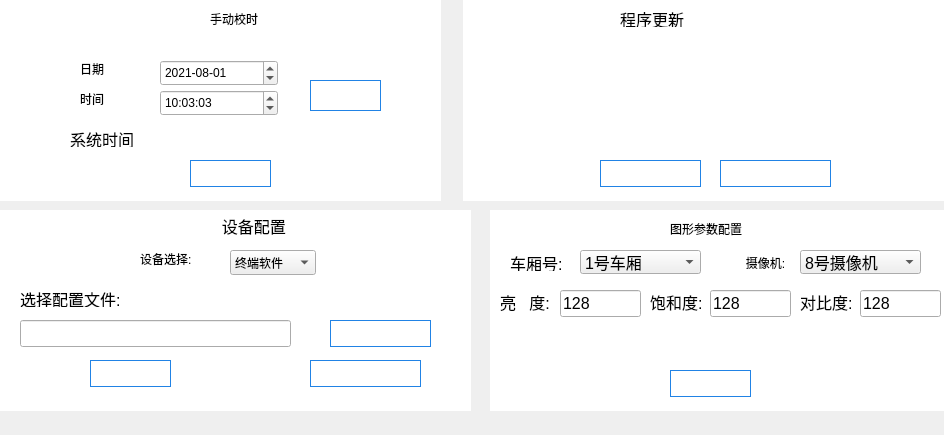
<?xml version="1.0" encoding="UTF-8"?>
<ui version="4.0">
 <class>usermanageconfig</class>
 <widget class="QWidget" name="usermanageconfig">
  <property name="geometry">
   <rect>
    <x>0</x>
    <y>0</y>
    <width>944</width>
    <height>435</height>
   </rect>
  </property>
  <property name="windowTitle">
   <string>Form</string>
  </property>
  <widget class="QLabel" name="label_15">
   <property name="geometry">
    <rect>
     <x>670</x>
     <y>220</y>
     <width>101</width>
     <height>17</height>
    </rect>
   </property>
   <property name="text">
    <string>图形参数配置</string>
   </property>
  </widget>
  <widget class="QLabel" name="updateStatusLabel">
   <property name="geometry">
    <rect>
     <x>620</x>
     <y>10</y>
     <width>71</width>
     <height>17</height>
    </rect>
   </property>
   <property name="font">
    <font>
     <pointsize>12</pointsize>
    </font>
   </property>
   <property name="styleSheet">
    <string notr="true">background-color: rgb(255, 255, 255);</string>
   </property>
   <property name="text">
    <string>程序更新</string>
   </property>
  </widget>
  <widget class="QLabel" name="brightnessLabel">
   <property name="geometry">
    <rect>
     <x>500</x>
     <y>290</y>
     <width>51</width>
     <height>24</height>
    </rect>
   </property>
   <property name="font">
    <font>
     <pointsize>12</pointsize>
    </font>
   </property>
   <property name="styleSheet">
    <string notr="true">background-color: rgb(255, 255, 255);</string>
   </property>
   <property name="text">
    <string>亮   度:</string>
   </property>
  </widget>
  <widget class="QDateEdit" name="dateEdit">
   <property name="geometry">
    <rect>
     <x>160</x>
     <y>60</y>
     <width>118</width>
     <height>26</height>
    </rect>
   </property>
   <property name="dateTime">
    <datetime>
     <hour>0</hour>
     <minute>0</minute>
     <second>0</second>
     <year>2021</year>
     <month>8</month>
     <day>1</day>
    </datetime>
   </property>
   <property name="maximumTime">
    <time>
     <hour>23</hour>
     <minute>59</minute>
     <second>59</second>
    </time>
   </property>
   <property name="displayFormat">
    <string>yyyy-MM-dd</string>
   </property>
  </widget>
  <widget class="QLabel" name="label_10">
   <property name="geometry">
    <rect>
     <x>0</x>
     <y>0</y>
     <width>441</width>
     <height>201</height>
    </rect>
   </property>
   <property name="font">
    <font>
     <pointsize>10</pointsize>
    </font>
   </property>
   <property name="styleSheet">
    <string notr="true"> #label_10 { 
    background-color: rgb(255, 255, 255);
  } 
 #label_10 * { 
     background-color:; 
 }</string>
   </property>
   <property name="text">
    <string/>
   </property>
  </widget>
  <widget class="QPushButton" name="clientRebootPushButton">
   <property name="geometry">
    <rect>
     <x>720</x>
     <y>160</y>
     <width>111</width>
     <height>27</height>
    </rect>
   </property>
   <property name="font">
    <font>
     <pointsize>12</pointsize>
    </font>
   </property>
   <property name="styleSheet">
    <string notr="true">color: rgb(255, 255, 255);
background-image: url(:/res/anniubk.png);
border-color: rgb(33, 131, 229);
border-width: 1px;
border-style: solid;</string>
   </property>
   <property name="text">
    <string>重启</string>
   </property>
  </widget>
  <widget class="QLineEdit" name="configFileDisplayLineEdit">
   <property name="geometry">
    <rect>
     <x>20</x>
     <y>320</y>
     <width>271</width>
     <height>27</height>
    </rect>
   </property>
   <property name="font">
    <font>
     <pointsize>12</pointsize>
    </font>
   </property>
  </widget>
  <widget class="QLabel" name="systimeAdjustLabel">
   <property name="geometry">
    <rect>
     <x>330</x>
     <y>130</y>
     <width>91</width>
     <height>21</height>
    </rect>
   </property>
   <property name="text">
    <string/>
   </property>
  </widget>
  <widget class="QLabel" name="devConfigLabel">
   <property name="geometry">
    <rect>
     <x>40</x>
     <y>210</y>
     <width>431</width>
     <height>31</height>
    </rect>
   </property>
   <property name="font">
    <font>
     <pointsize>12</pointsize>
    </font>
   </property>
   <property name="styleSheet">
    <string notr="true">background-color: rgb(255, 255, 255);</string>
   </property>
   <property name="text">
    <string>                                         设备配置</string>
   </property>
  </widget>
  <widget class="QPushButton" name="updateBeginPushButton">
   <property name="geometry">
    <rect>
     <x>600</x>
     <y>160</y>
     <width>101</width>
     <height>27</height>
    </rect>
   </property>
   <property name="font">
    <font>
     <pointsize>12</pointsize>
    </font>
   </property>
   <property name="styleSheet">
    <string notr="true">color: rgb(255, 255, 255);
background-image: url(:/res/anniubk.png);
border-color: rgb(33, 131, 229);
border-width: 1px;
border-style: solid;</string>
   </property>
   <property name="text">
    <string>开始更新</string>
   </property>
  </widget>
  <widget class="QComboBox" name="carriageSelectionComboBox">
   <property name="enabled">
    <bool>true</bool>
   </property>
   <property name="geometry">
    <rect>
     <x>580</x>
     <y>250</y>
     <width>121</width>
     <height>24</height>
    </rect>
   </property>
   <property name="font">
    <font>
     <pointsize>12</pointsize>
    </font>
   </property>
   <property name="currentIndex">
    <number>0</number>
   </property>
   <property name="minimumContentsLength">
    <number>0</number>
   </property>
   <item>
    <property name="text">
     <string>1号车厢</string>
    </property>
   </item>
   <item>
    <property name="text">
     <string>8号车厢</string>
    </property>
   </item>
  </widget>
  <widget class="QLabel" name="label_9">
   <property name="geometry">
    <rect>
     <x>210</x>
     <y>10</y>
     <width>67</width>
     <height>17</height>
    </rect>
   </property>
   <property name="text">
    <string>手动校时</string>
   </property>
  </widget>
  <widget class="QLineEdit" name="saturationLineEdit">
   <property name="geometry">
    <rect>
     <x>710</x>
     <y>290</y>
     <width>81</width>
     <height>27</height>
    </rect>
   </property>
   <property name="font">
    <font>
     <pointsize>12</pointsize>
    </font>
   </property>
   <property name="text">
    <string>128</string>
   </property>
  </widget>
  <widget class="QPushButton" name="timeAdjustPushButton">
   <property name="geometry">
    <rect>
     <x>190</x>
     <y>160</y>
     <width>81</width>
     <height>27</height>
    </rect>
   </property>
   <property name="styleSheet">
    <string notr="true">color: rgb(255, 255, 255);
background-image: url(:/res/anniubk.png);
border-color: rgb(33, 131, 229);
border-width: 1px;
border-style: solid;</string>
   </property>
   <property name="text">
    <string>校  时</string>
   </property>
  </widget>
  <widget class="QLabel" name="label_18">
   <property name="geometry">
    <rect>
     <x>140</x>
     <y>250</y>
     <width>67</width>
     <height>17</height>
    </rect>
   </property>
   <property name="styleSheet">
    <string notr="true">background-color: rgb(255, 255, 255);</string>
   </property>
   <property name="text">
    <string>设备选择:</string>
   </property>
  </widget>
  <widget class="QLabel" name="label_6">
   <property name="geometry">
    <rect>
     <x>80</x>
     <y>60</y>
     <width>67</width>
     <height>17</height>
    </rect>
   </property>
   <property name="styleSheet">
    <string notr="true">background-color: rgb(255, 255, 255);</string>
   </property>
   <property name="text">
    <string>日期</string>
   </property>
  </widget>
  <widget class="QLineEdit" name="brightnessLineEdit">
   <property name="geometry">
    <rect>
     <x>560</x>
     <y>290</y>
     <width>81</width>
     <height>27</height>
    </rect>
   </property>
   <property name="font">
    <font>
     <pointsize>12</pointsize>
    </font>
   </property>
   <property name="text">
    <string>128</string>
   </property>
  </widget>
  <widget class="QLineEdit" name="contrastLineEdit">
   <property name="geometry">
    <rect>
     <x>860</x>
     <y>290</y>
     <width>81</width>
     <height>27</height>
    </rect>
   </property>
   <property name="font">
    <font>
     <pointsize>12</pointsize>
    </font>
   </property>
   <property name="text">
    <string>128</string>
   </property>
  </widget>
  <widget class="QLabel" name="sysDataAdjustLabel">
   <property name="geometry">
    <rect>
     <x>160</x>
     <y>130</y>
     <width>161</width>
     <height>21</height>
    </rect>
   </property>
   <property name="font">
    <font>
     <pointsize>10</pointsize>
    </font>
   </property>
   <property name="styleSheet">
    <string notr="true"/>
   </property>
   <property name="text">
    <string/>
   </property>
  </widget>
  <widget class="QLabel" name="label_14">
   <property name="geometry">
    <rect>
     <x>463</x>
     <y>0</y>
     <width>481</width>
     <height>201</height>
    </rect>
   </property>
   <property name="styleSheet">
    <string notr="true"> #label_14 { 
    background-color: rgb(255, 255, 255);
  } 
 #label_14 * { 
     background-color:; 
 }</string>
   </property>
   <property name="text">
    <string/>
   </property>
  </widget>
  <widget class="QLabel" name="configFileSelectionLabel">
   <property name="geometry">
    <rect>
     <x>20</x>
     <y>290</y>
     <width>101</width>
     <height>17</height>
    </rect>
   </property>
   <property name="font">
    <font>
     <pointsize>12</pointsize>
    </font>
   </property>
   <property name="styleSheet">
    <string notr="true">background-color: rgb(255, 255, 255);</string>
   </property>
   <property name="text">
    <string>选择配置文件:</string>
   </property>
  </widget>
  <widget class="QLabel" name="label_11">
   <property name="geometry">
    <rect>
     <x>0</x>
     <y>210</y>
     <width>471</width>
     <height>201</height>
    </rect>
   </property>
   <property name="styleSheet">
    <string notr="true"> #label_11 { 
    background-color: rgb(255, 255, 255);
  } 
 #label_11 * { 
     background-color:; 
 }</string>
   </property>
   <property name="text">
    <string/>
   </property>
  </widget>
  <widget class="QComboBox" name="comboBox">
   <property name="geometry">
    <rect>
     <x>230</x>
     <y>250</y>
     <width>86</width>
     <height>25</height>
    </rect>
   </property>
   <item>
    <property name="text">
     <string>终端软件</string>
    </property>
   </item>
  </widget>
  <widget class="QPushButton" name="configFilelookPushButton">
   <property name="geometry">
    <rect>
     <x>330</x>
     <y>320</y>
     <width>101</width>
     <height>27</height>
    </rect>
   </property>
   <property name="font">
    <font>
     <pointsize>12</pointsize>
    </font>
   </property>
   <property name="styleSheet">
    <string notr="true">color: rgb(255, 255, 255);
background-image: url(:/res/anniubk.png);
border-color: rgb(33, 131, 229);
border-width: 1px;
border-style: solid;</string>
   </property>
   <property name="text">
    <string>浏览</string>
   </property>
  </widget>
  <widget class="QPushButton" name="configFileImportPushButton">
   <property name="geometry">
    <rect>
     <x>90</x>
     <y>360</y>
     <width>81</width>
     <height>27</height>
    </rect>
   </property>
   <property name="font">
    <font>
     <pointsize>12</pointsize>
    </font>
   </property>
   <property name="styleSheet">
    <string notr="true">color: rgb(255, 255, 255);
background-image: url(:/res/anniubk.png);
border-color: rgb(33, 131, 229);
border-width: 1px;
border-style: solid;</string>
   </property>
   <property name="text">
    <string>导入</string>
   </property>
  </widget>
  <widget class="QLabel" name="label_12">
   <property name="geometry">
    <rect>
     <x>80</x>
     <y>90</y>
     <width>67</width>
     <height>17</height>
    </rect>
   </property>
   <property name="styleSheet">
    <string notr="true">background-color: rgb(255, 255, 255);</string>
   </property>
   <property name="text">
    <string>时间</string>
   </property>
  </widget>
  <widget class="QLabel" name="label_13">
   <property name="geometry">
    <rect>
     <x>490</x>
     <y>210</y>
     <width>455</width>
     <height>201</height>
    </rect>
   </property>
   <property name="styleSheet">
    <string notr="true">background-color: rgb(255, 255, 255);</string>
   </property>
   <property name="text">
    <string/>
   </property>
  </widget>
  <widget class="QLabel" name="carriageLabel">
   <property name="geometry">
    <rect>
     <x>510</x>
     <y>254</y>
     <width>51</width>
     <height>17</height>
    </rect>
   </property>
   <property name="font">
    <font>
     <pointsize>12</pointsize>
    </font>
   </property>
   <property name="styleSheet">
    <string notr="true">background-color: rgb(255, 255, 255);</string>
   </property>
   <property name="text">
    <string>车厢号:</string>
   </property>
  </widget>
  <widget class="QLabel" name="contrastLabel">
   <property name="geometry">
    <rect>
     <x>800</x>
     <y>290</y>
     <width>52</width>
     <height>24</height>
    </rect>
   </property>
   <property name="font">
    <font>
     <pointsize>12</pointsize>
    </font>
   </property>
   <property name="styleSheet">
    <string notr="true">background-color: rgb(255, 255, 255);</string>
   </property>
   <property name="text">
    <string>对比度:</string>
   </property>
  </widget>
  <widget class="QLabel" name="saturationLabel">
   <property name="geometry">
    <rect>
     <x>650</x>
     <y>290</y>
     <width>52</width>
     <height>24</height>
    </rect>
   </property>
   <property name="font">
    <font>
     <pointsize>12</pointsize>
    </font>
   </property>
   <property name="styleSheet">
    <string notr="true">background-color: rgb(255, 255, 255);</string>
   </property>
   <property name="text">
    <string>饱和度:</string>
   </property>
  </widget>
  <widget class="QPushButton" name="imageParamSetPushButton">
   <property name="geometry">
    <rect>
     <x>670</x>
     <y>370</y>
     <width>81</width>
     <height>27</height>
    </rect>
   </property>
   <property name="font">
    <font>
     <pointsize>12</pointsize>
    </font>
   </property>
   <property name="styleSheet">
    <string notr="true">color: rgb(255, 255, 255);
background-image: url(:/res/anniubk.png);
border-color: rgb(33, 131, 229);
border-width: 1px;
border-style: solid;</string>
   </property>
   <property name="text">
    <string>设置参数</string>
   </property>
  </widget>
  <widget class="QLabel" name="label_5">
   <property name="geometry">
    <rect>
     <x>70</x>
     <y>130</y>
     <width>67</width>
     <height>17</height>
    </rect>
   </property>
   <property name="font">
    <font>
     <pointsize>12</pointsize>
    </font>
   </property>
   <property name="styleSheet">
    <string notr="true">background-color: rgb(255, 255, 255);</string>
   </property>
   <property name="text">
    <string>系统时间</string>
   </property>
  </widget>
  <widget class="QPushButton" name="timeSetPushButton">
   <property name="geometry">
    <rect>
     <x>310</x>
     <y>80</y>
     <width>71</width>
     <height>31</height>
    </rect>
   </property>
   <property name="font">
    <font>
     <pointsize>12</pointsize>
    </font>
   </property>
   <property name="styleSheet">
    <string notr="true">color: rgb(255, 255, 255);
background-image: url(:/res/anniubk.png);
border-color: rgb(33, 131, 229);
border-width: 1px;
border-style: solid;</string>
   </property>
   <property name="text">
    <string>确定</string>
   </property>
  </widget>
  <widget class="QComboBox" name="cameraSelectionComboBox">
   <property name="enabled">
    <bool>true</bool>
   </property>
   <property name="geometry">
    <rect>
     <x>800</x>
     <y>250</y>
     <width>121</width>
     <height>24</height>
    </rect>
   </property>
   <property name="font">
    <font>
     <pointsize>12</pointsize>
    </font>
   </property>
   <property name="currentIndex">
    <number>0</number>
   </property>
   <item>
    <property name="text">
     <string>8号摄像机</string>
    </property>
   </item>
   <item>
    <property name="text">
     <string>9号摄像机</string>
    </property>
   </item>
  </widget>
  <widget class="QLabel" name="cameraLabel">
   <property name="geometry">
    <rect>
     <x>736</x>
     <y>254</y>
     <width>61</width>
     <height>17</height>
    </rect>
   </property>
   <property name="styleSheet">
    <string notr="true">background-color: rgb(255, 255, 255);</string>
   </property>
   <property name="text">
    <string>   摄像机:</string>
   </property>
  </widget>
  <widget class="QTimeEdit" name="timeEdit">
   <property name="geometry">
    <rect>
     <x>160</x>
     <y>90</y>
     <width>118</width>
     <height>26</height>
    </rect>
   </property>
   <property name="dateTime">
    <datetime>
     <hour>10</hour>
     <minute>3</minute>
     <second>3</second>
     <year>2000</year>
     <month>1</month>
     <day>1</day>
    </datetime>
   </property>
   <property name="displayFormat">
    <string>hh:mm:ss</string>
   </property>
  </widget>
  <widget class="QPushButton" name="clientRebootPushButton_2">
   <property name="geometry">
    <rect>
     <x>310</x>
     <y>360</y>
     <width>111</width>
     <height>27</height>
    </rect>
   </property>
   <property name="font">
    <font>
     <pointsize>12</pointsize>
    </font>
   </property>
   <property name="styleSheet">
    <string notr="true">color: rgb(255, 255, 255);
background-image: url(:/res/anniubk.png);
border-color: rgb(33, 131, 229);
border-width: 1px;
border-style: solid;</string>
   </property>
   <property name="text">
    <string>重启</string>
   </property>
  </widget>
  <zorder>label_10</zorder>
  <zorder>systimeAdjustLabel</zorder>
  <zorder>label_9</zorder>
  <zorder>timeAdjustPushButton</zorder>
  <zorder>label_6</zorder>
  <zorder>label_14</zorder>
  <zorder>label_11</zorder>
  <zorder>configFilelookPushButton</zorder>
  <zorder>configFileImportPushButton</zorder>
  <zorder>label_12</zorder>
  <zorder>label_13</zorder>
  <zorder>carriageLabel</zorder>
  <zorder>contrastLabel</zorder>
  <zorder>saturationLabel</zorder>
  <zorder>imageParamSetPushButton</zorder>
  <zorder>label_5</zorder>
  <zorder>timeSetPushButton</zorder>
  <zorder>cameraSelectionComboBox</zorder>
  <zorder>cameraLabel</zorder>
  <zorder>timeEdit</zorder>
  <zorder>brightnessLabel</zorder>
  <zorder>brightnessLineEdit</zorder>
  <zorder>carriageSelectionComboBox</zorder>
  <zorder>clientRebootPushButton</zorder>
  <zorder>comboBox</zorder>
  <zorder>configFileDisplayLineEdit</zorder>
  <zorder>configFileSelectionLabel</zorder>
  <zorder>contrastLineEdit</zorder>
  <zorder>dateEdit</zorder>
  <zorder>devConfigLabel</zorder>
  <zorder>label_15</zorder>
  <zorder>label_18</zorder>
  <zorder>saturationLineEdit</zorder>
  <zorder>sysDataAdjustLabel</zorder>
  <zorder>updateBeginPushButton</zorder>
  <zorder>updateStatusLabel</zorder>
  <zorder>clientRebootPushButton_2</zorder>
 </widget>
 <resources/>
 <connections/>
</ui>
